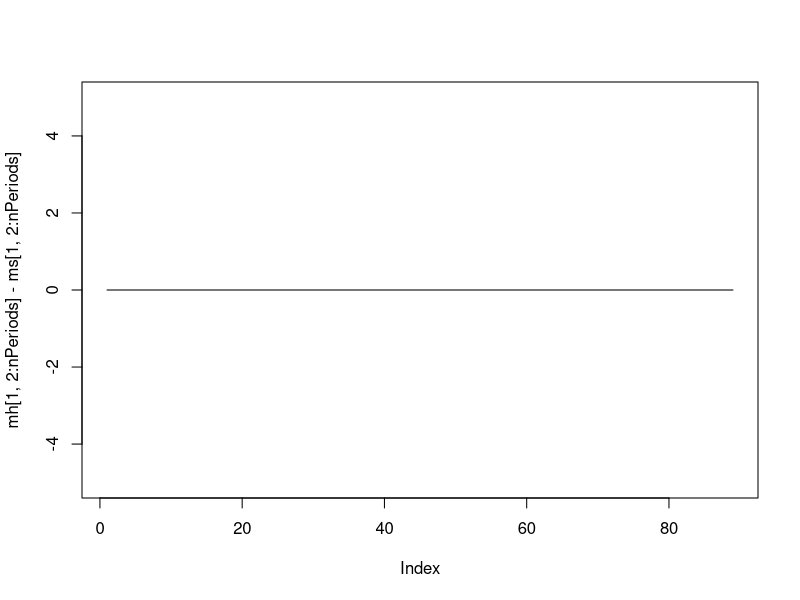
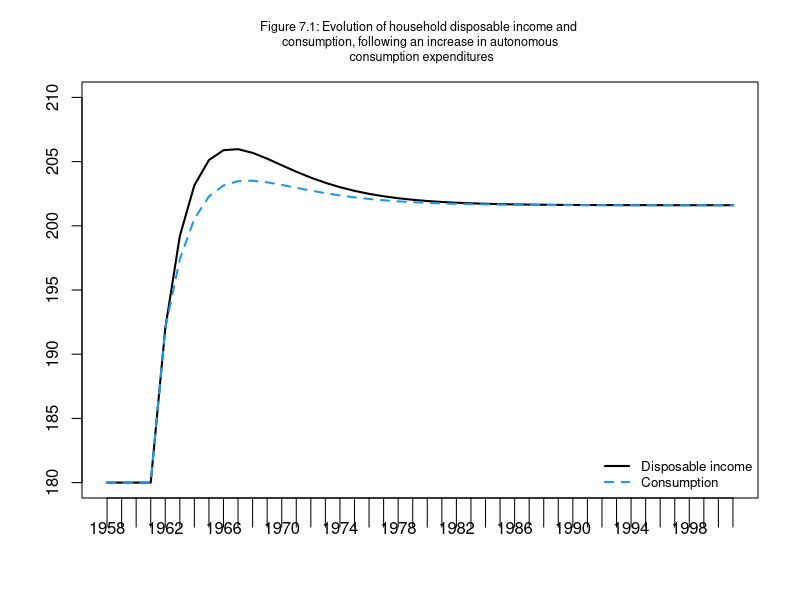
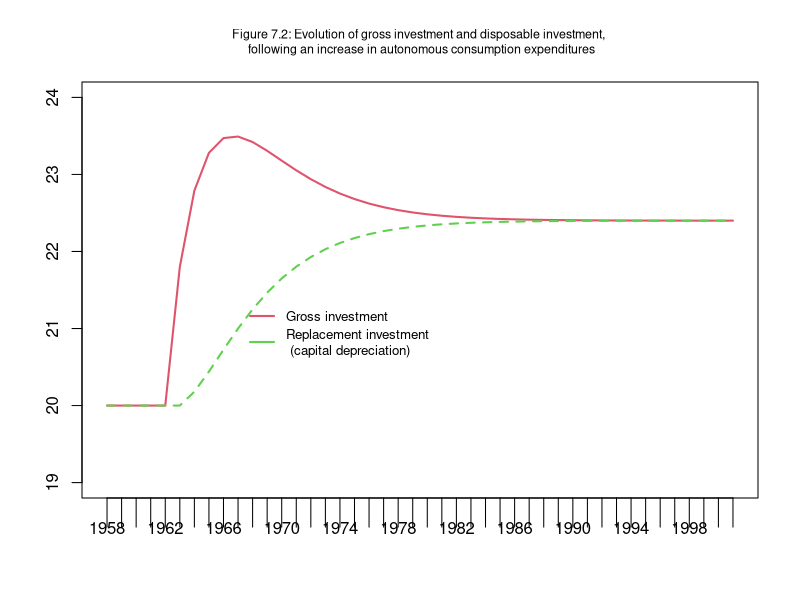
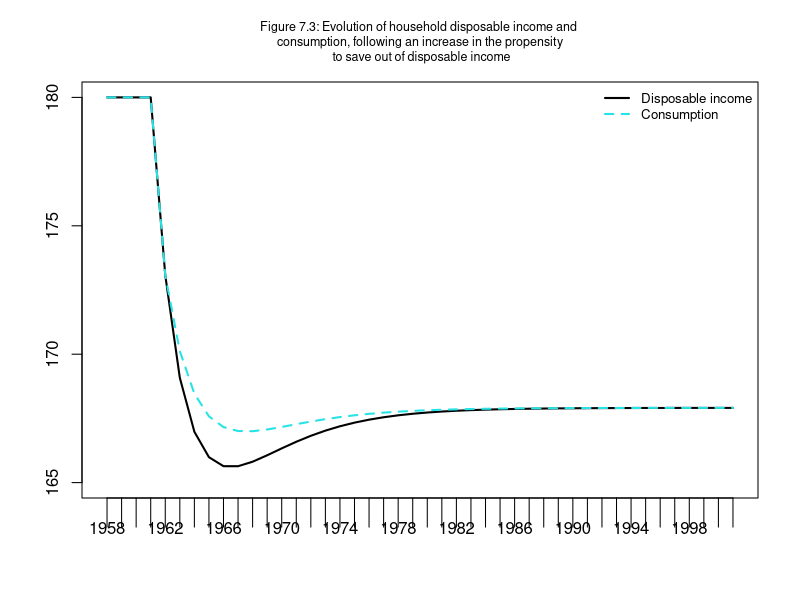
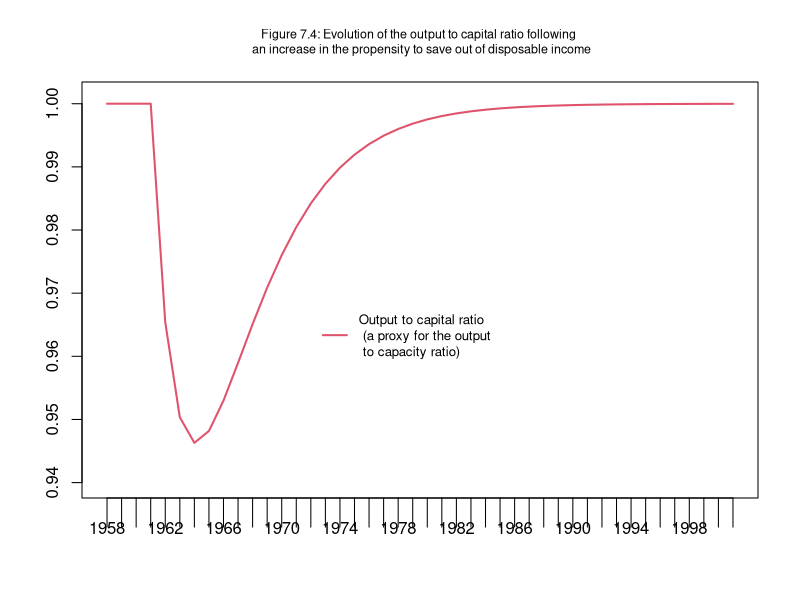

Write the R code that produced these figures, in order.
#BMW model for R
#from Wynne Godley and Marc Lavoie
#Monetary Economics
#Chapter 7 

#Version: 30 May 2019

#STEP 1: Clear the workspace and define the number of periods and scenarios
rm(list=ls(all=TRUE))
#Number of periods
nPeriods = 90
#Number of scenarios
nScenarios=3 

#STEP 2: 
#Variables
#Amortization funds
af=matrix(data=0,nrow=nScenarios,ncol=nPeriods)
#Consumption goods demand by households
c=matrix(data=0,nrow=nScenarios,ncol=nPeriods)
#Consumption goods supply
cs=matrix(data=0,nrow=nScenarios,ncol=nPeriods)
#Depreciation allowances
da=matrix(data=0,nrow=nScenarios,ncol=nPeriods)
#Stock of capital
k=matrix(data=200,nrow=nScenarios,ncol=nPeriods)  
#Target stock of capital
kt=matrix(data=0,nrow=nScenarios,ncol=nPeriods)
#Demans for bank loans 
ld=matrix(data=200,nrow=nScenarios,ncol=nPeriods)  
#Supply of bank loans 
ls=matrix(data=200,nrow=nScenarios,ncol=nPeriods)  
#Demand for Investment
id=matrix(data=0,nrow=nScenarios,ncol=nPeriods)
#Supply of Investment
is=matrix(data=0,nrow=nScenarios,ncol=nPeriods)
#Bank deposits held by households
mh=matrix(data=200,nrow=nScenarios,ncol=nPeriods)
#Supply of bank deposits
ms=matrix(data=200,nrow=nScenarios,ncol=nPeriods)
#Labour
n=matrix(data=0,nrow=nScenarios,ncol=nPeriods)
#Labour productivity
pr=matrix(data=1,nrow=nScenarios,ncol=nPeriods) 
#Rate of interests on banks loans
rl=matrix(data=0.04,nrow=nScenarios,ncol=nPeriods)
#Rate of interests on bank loans - exogenously set
rl_bar=matrix(data=0.04,nrow=nScenarios,ncol=nPeriods)  
#Rate of interests on bank deposits
rm=matrix(data=0.04,nrow=nScenarios,ncol=nPeriods) 
#Wage rate
w=matrix(data=0.86,nrow=nScenarios,ncol=nPeriods)
#Wage Bill
wbd=matrix(data=0,nrow=nScenarios,ncol=nPeriods)
#Supply of Wages
wbs=matrix(data=0,nrow=nScenarios,ncol=nPeriods)
#Income
y=matrix(data=200,nrow=nScenarios,ncol=nPeriods) 
#Disposal Income of households
yd=matrix(data=0,nrow=nScenarios,ncol=nPeriods)
#Set autonomous component of consumption as a matrix (for shocks) 
alpha0=matrix(data=25,nrow=nScenarios,ncol=nPeriods)
#Set autonomous propensity to consume out of income as a matrix (for shocks) 
alpha1=matrix(data=0.75,nrow=nScenarios,ncol=nPeriods)

#STEP 3: Set values for parameters and exogenous variables (excluding shocks)
alpha2=0.1         #Propensity to consume out of wealth
delta=0.1          #Depreciation rate
gamma=0.15         #Reaction speed of adjustment of capital to its target value
kappa=1            #Capital-Output ratio

#Choose scenario
for (j in 1:nScenarios){
  
  #Define time loop
  for (i in 2:nPeriods){
    
    #Define iterations
    for (iterations in 1:100){
      
      #Introduce shocks
      if (i>=6 && j==2){
        alpha0[j,i]=28
      }    
      
      if (i>=6 && j==3){
        alpha1[j,i]=0.74
      }  
      
      #STEP 5: Model     
      
      #Households
      yd[j,i] = wbd[j,i] + rm[j,i-1]*mh[j,i-1]
      mh[j,i] = mh[j,i-1] + yd[j,i] - c[j,i]
      c[j,i] = alpha0[j,i] + alpha1[j,i]*yd[j,i] + alpha2*mh[j,i-1]
      
      #Firms
      y[j,i] = c[j,i] + id[j,i]
      kt[j,i] = kappa*y[j,i-1]
      da[j,i] = delta*k[j,i-1]
      af[j,i] = da[j,i]
      id[j,i] = gamma*(kt[j,i] - k[j,i-1]) + da[j,i]
      k[j,i] = k[j,i-1] + id[j,i] - da[j,i]
      ld[j,i] = ld[j,i-1] + id[j,i] - af[j,i]
      wbd[j,i] = y[j,i] - rl[j,i-1]*ld[j,i-1] - af[j,i]    
      
      #Banks
      ls[j,i] = ls[j,i-1] + (ld[j,i] - ld[j,i-1])   #Supply of bank loans
      ms[j,i] = ms[j,i-1] + (ls[j,i] - ls[j,i-1])
      rm[j,i] = rl[j,i]
      rl[j,i] = rl_bar[j,i]
      
      # Wage Bill equations
      wbs[j,i] = w[j,i]*n[j,i]      #Supply of wages  
      n[j,i] = y[j,i]/pr[j,i]       #Labour demand
      w[j,i] = wbd[j,i]/n[j,i]      #Wage rate
    }
  }
}

#STEP 5: Consistency check (redundant equation)
plot(mh[1,2:nPeriods]-ms[1,2:nPeriods], type="l", ylim = range(-5,5))

#STEP 6: Create and display graphs

x=c("1958":"2001")

#Figure 7.1
plot(yd[2,2:45],xaxt='n',type="l",col="1",lwd=2,lty=1,font.main=1,cex.main=0.75,main="Figure 7.1: Evolution of household disposable income and \n consumption, following an increase in autonomous \n consumption expenditures",ylab = '',xlab = '',ylim=range(180,210))
lines(c[2,2:45],type="l",lwd=2,lty=2,col="4")
#par(xpd=TRUE)
legend("bottomright",c("Disposable income","Consumption"),  bty = "n", cex = 0.8, lty=c(1,2), lwd=c(2,2), col = c(1,4), box.lwd=0)
axis(side=1,at=1:44,labels=x,tck=-0.07)

#Figure 7.2
plot(id[2,2:45],xaxt='n',type="l",col="2",lwd=2,lty=1,font.main=1,cex.main=0.75,main="Figure 7.2: Evolution of gross investment and disposable investment, \n following an increase in autonomous consumption expenditures",ylab = '',xlab = '',ylim=range(19,24))
lines(da[2,2:45],type="l",lwd=2,lty=2,col="3")
#par(xpd=TRUE)
legend(10,21.5,c("Gross investment","Replacement investment \n (capital depreciation)"),  bty = "n", cex = 0.8, lty=c(1,1), lwd=c(2,2), col = c(2,3), box.lwd=0)
axis(side=1,at=1:44,labels=x,tck=-0.07)

#Figure 7.3
plot(yd[3,2:45],xaxt='n',type="l",col="1",lwd=2,lty=1,font.main=1,cex.main=0.75,main="Figure 7.3: Evolution of household disposable income and \n consumption, following an increase in the propensity \n to save out of disposable income",ylab = '',xlab = '',ylim=range(165,180))
lines(c[3,2:45],type="l",lwd=2,lty=2,col="5")
#par(xpd=TRUE)
legend("topright",c("Disposable income","Consumption"),  bty = "n", cex = 0.8, lty=c(1,2), lwd=c(2,2), col = c(1,5), box.lwd=0)
axis(side=1,at=1:44,labels=x,tck=-0.07)

#Figure 7.4
plot(y[3,2:45]/k[3,2:45],xaxt='n',type="l",col="2",lwd=2,lty=1,font.main=1,cex.main=0.75,main="Figure 7.4: Evolution of the output to capital ratio following \n an increase in the propensity to save out of disposable income",ylab = '',xlab = '',ylim=range(0.94,1.001))
#par(xpd=TRUE)
legend(15,0.97,c("Output to capital ratio \n (a proxy for the output \n to capacity ratio)"),  bty = "n", cex = 0.8, lty=c(1), lwd=c(2), col = c(2), box.lwd=0)
axis(side=1,at=1:44,labels=x,tck=-0.07)